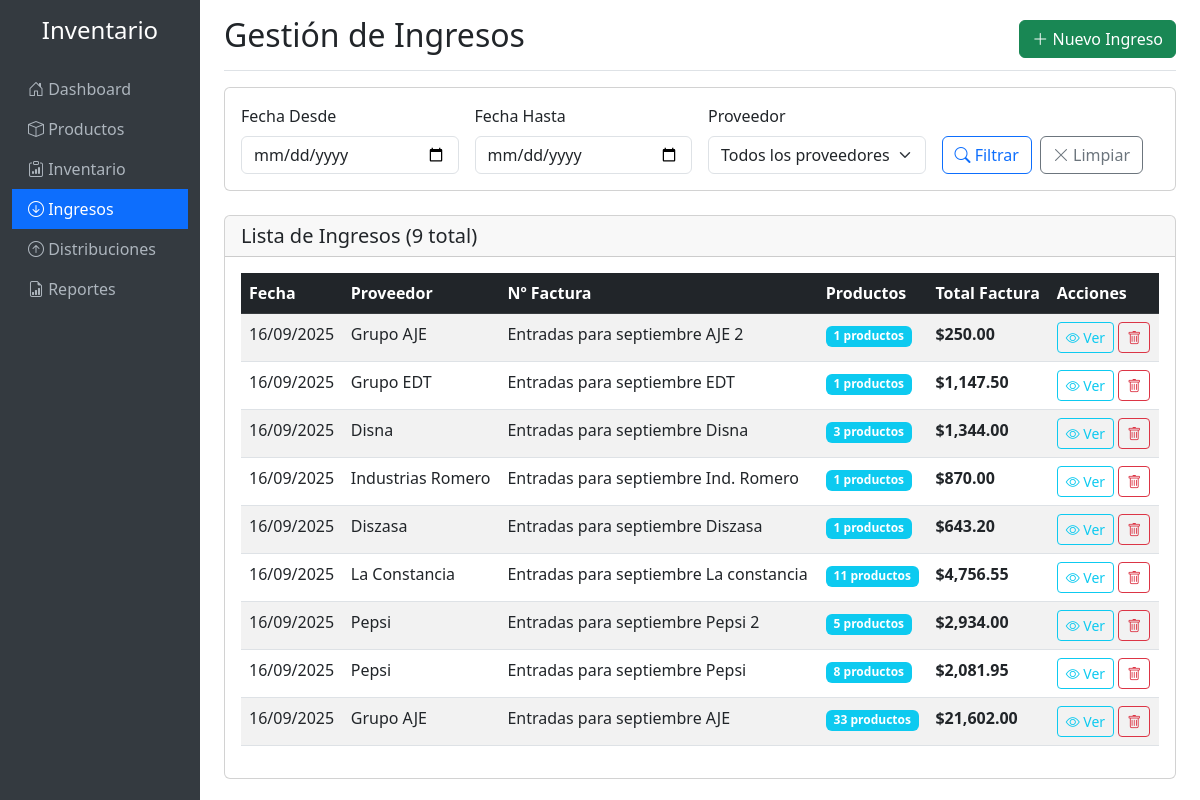
/ingresos.php, run on the app's committed database.
### tables this page shows
CREATE TABLE IF NOT EXISTS `ingresos` (
  `id` int NOT NULL AUTO_INCREMENT,
  `proveedor` varchar(255) NOT NULL,
  `numero_factura` varchar(100) NOT NULL,
  `fecha_ingreso` date NOT NULL,
  `total_factura` decimal(10,2) DEFAULT '0.00',
  `fecha_creacion` timestamp NULL DEFAULT CURRENT_TIMESTAMP,
  PRIMARY KEY (`id`)
);

### ingresos.php (the view, shortened to what this page needs)
<?php
$database = new Database();
$db = $database->getConnection();
$page = isset($_GET['page']) ? (int)$_GET['page'] : 1;
$limit = 10;
$offset = ($page - 1) * $limit;
$fecha_desde = isset($_GET['fecha_desde']) ? $_GET['fecha_desde'] : '';
$fecha_hasta = isset($_GET['fecha_hasta']) ? $_GET['fecha_hasta'] : '';
$where_conditions = [];
$params = [];
$where_clause = !empty($where_conditions) ? "WHERE " . implode(" AND ", $where_conditions) : "";
$count_query = "SELECT COUNT(*) as total FROM ingresos i $where_clause";
$stmt_count = $db->prepare($count_query);
$stmt_count->execute($params);
$total_ingresos = $stmt_count->fetch()['total'];
$query = "SELECT i.*,
          (SELECT COUNT(*) FROM detalle_ingresos di WHERE di.ingreso_id = i.id) as total_productos
          FROM ingresos i
          $where_clause
          ORDER BY i.fecha_ingreso DESC, i.fecha_creacion DESC
          LIMIT $limit OFFSET $offset";
$stmt = $db->prepare($query);
$stmt->execute($params);
$ingresos = $stmt->fetchAll();
?>
<!DOCTYPE html>
<html lang="es">
<head>
    <link href="https://cdn.jsdelivr.net/npm/bootstrap@5.3.0/dist/css/bootstrap.min.css" rel="stylesheet">
    <link href="https://cdn.jsdelivr.net/npm/bootstrap-icons@1.10.0/font/bootstrap-icons.css" rel="stylesheet">
</head>
<body>
    <div class="container-fluid">
        <div class="row">
            <nav class="col-md-3 col-lg-2 d-md-block sidebar collapse">
                <div class="position-sticky pt-3">
                    <div class="text-center mb-4">
                        <h4 class="text-white">Inventario</h4>
                    </div>
                    <ul class="nav flex-column">
                        <li class="nav-item">
                            <a class="nav-link" href="index.php">
                                <i class="bi bi-house-door"></i> Dashboard
                            </a>
                        </li>
                        <li class="nav-item">
                            <a class="nav-link" href="productos.php">
                                <i class="bi bi-box"></i> Productos
                            </a>
                        </li>
                        <li class="nav-item">
                            <a class="nav-link" href="inventario.php">
                                <i class="bi bi-clipboard-data"></i> Inventario
                            </a>
                        </li>
                        <li class="nav-item">
                            <a class="nav-link active" href="ingresos.php">
                                <i class="bi bi-arrow-down-circle"></i> Ingresos
                            </a>
                        </li>
                        <li class="nav-item">
                            <a class="nav-link" href="distribuciones.php">
                                <i class="bi bi-arrow-up-circle"></i> Distribuciones
                            </a>
                        </li>
                        <li class="nav-item">
                            <a class="nav-link" href="reportes.php">
                                <i class="bi bi-file-earmark-bar-graph"></i> Reportes
                            </a>
                        </li>
                    </ul>
                </div>
            </nav>
            <main class="col-md-9 ms-sm-auto col-lg-10 px-md-4 main-content">
                <div class="d-flex justify-content-between flex-wrap flex-md-nowrap align-items-center pt-3 pb-2 mb-3 border-bottom">
                    <h1 class="h2">Gestión de Ingresos</h1>
                    <button type="button" class="btn btn-success" data-bs-toggle="modal" data-bs-target="#modalIngreso">
                        <i class="bi bi-plus-lg"></i> Nuevo Ingreso
                    </button>
                </div>
                <div class="card mb-4">
                    <div class="card-body">
                        <form method="GET" class="row g-3">
                            <div class="col-md-3">
                                <label for="fecha_desde" class="form-label">Fecha Desde</label>
                                <input type="date" class="form-control" id="fecha_desde" name="fecha_desde" value="<?php echo $fecha_desde; ?>">
                            </div>
                            <div class="col-md-3">
                                <label for="fecha_hasta" class="form-label">Fecha Hasta</label>
                                <input type="date" class="form-control" id="fecha_hasta" name="fecha_hasta" value="<?php echo $fecha_hasta; ?>">
                            </div>
                            <div class="col-md-3">
                                <label for="proveedor_filter" class="form-label">Proveedor</label>
                                <select class="form-select" id="proveedor_filter" name="proveedor_filter">
                                    <option value="">Todos los proveedores</option>
                                </select>
                            </div>
                            <div class="col-md-3 d-flex align-items-end">
                                <button type="submit" class="btn btn-outline-primary me-2">
                                    <i class="bi bi-search"></i> Filtrar
                                </button>
                                <a href="ingresos.php" class="btn btn-outline-secondary">
                                    <i class="bi bi-x-lg"></i> Limpiar
                                </a>
                            </div>
                        </form>
                    </div>
                </div>
                <div class="card">
                    <div class="card-header">
                        <h5 class="card-title mb-0">Lista de Ingresos (<?php echo $total_ingresos; ?> total)</h5>
                    </div>
                    <div class="card-body">
                        <?php if (count($ingresos) > 0): ?>
                            <div class="table-responsive">
                                <table class="table table-striped table-hover">
                                    <thead class="table-dark">
                                        <tr>
                                            <th>Fecha</th>
                                            <th>Proveedor</th>
                                            <th>Nº Factura</th>
                                            <th>Productos</th>
                                            <th>Total Factura</th>
                                            <th>Acciones</th>
                                        </tr>
                                    </thead>
                                    <tbody>
                                        <?php foreach ($ingresos as $ingreso): ?>
                                            <tr>
                                                <td><?php echo date('d/m/Y', strtotime($ingreso['fecha_ingreso'])); ?></td>
                                                <td><?php echo htmlspecialchars($ingreso['proveedor']); ?></td>
                                                <td><?php echo htmlspecialchars($ingreso['numero_factura']); ?></td>
                                                <td>
                                                    <span class="badge bg-info"><?php echo $ingreso['total_productos']; ?> productos</span>
                                                </td>
                                                <td class="fw-bold">$<?php echo number_format($ingreso['total_factura'], 2); ?></td>
                                                <td>
                                                    <button type="button" class="btn btn-sm btn-outline-info"
                                                            onclick="verDetalle(<?php echo $ingreso['id']; ?>)">
                                                        <i class="bi bi-eye"></i> Ver
                                                    </button>
                                                    <button type="button" class="btn btn-sm btn-outline-danger"
                                                            onclick="eliminarIngreso(<?php echo $ingreso['id']; ?>, '<?php echo htmlspecialchars($ingreso['numero_factura']); ?>')">
                                                        <i class="bi bi-trash"></i>
                                                    </button>
                                                </td>
                                            </tr>
                                        <?php endforeach; ?>
                                    </tbody>
                                </table>
                            </div>
                        <?php else: ?>
                            <div class="alert alert-info">
                                <i class="bi bi-info-circle"></i> No se encontraron ingresos con los criterios especificados.
                            </div>
                        <?php endif; ?>
                    </div>
                </div>
            </main>
        </div>
    </div>
</body>
</html>

### ingresos.php (style rules this page uses)
.sidebar { height: 100vh; background-color: #343a40; }
.sidebar .nav-link { color: #adb5bd; }
.sidebar .nav-link.active { color: #fff; background-color: #0d6efd; }
.main-content { margin-left: 0; }
@media (min-width: 768px) { .main-content { margin-left: 250px; } }

### data on the page
ingresos: fecha_ingreso "16/09/2025", proveedor "Grupo AJE", numero_factura "Entradas para septiembre AJE 2", total_productos "1", total_factura "250.00"
ingresos: fecha_ingreso "16/09/2025", proveedor "Grupo EDT", numero_factura "Entradas para septiembre EDT", total_productos "1", total_factura "1,147.50"
ingresos: fecha_ingreso "16/09/2025", proveedor "Disna", numero_factura "Entradas para septiembre Disna", total_productos "3", total_factura "1,344.00"
ingresos: fecha_ingreso "16/09/2025", proveedor "Industrias Romero", numero_factura "Entradas para septiembre Ind. Romero", total_productos "1", total_factura "870.00"
ingresos: fecha_ingreso "16/09/2025", proveedor "Diszasa", numero_factura "Entradas para septiembre Diszasa", total_productos "1", total_factura "643.20"
ingresos: fecha_ingreso "16/09/2025", proveedor "La Constancia", numero_factura "Entradas para septiembre La constancia", total_productos "11", total_factura "4,756.55"
ingresos: fecha_ingreso "16/09/2025", proveedor "Pepsi", numero_factura "Entradas para septiembre Pepsi 2", total_productos "5", total_factura "2,934.00"
ingresos: fecha_ingreso "16/09/2025", proveedor "Pepsi", numero_factura "Entradas para septiembre Pepsi", total_productos "8", total_factura "2,081.95"
ingresos: fecha_ingreso "16/09/2025", proveedor "Grupo AJE", numero_factura "Entradas para septiembre AJE", total_productos "33", total_factura "21,602.00"

### other printed values
$total_ingresos "9"
